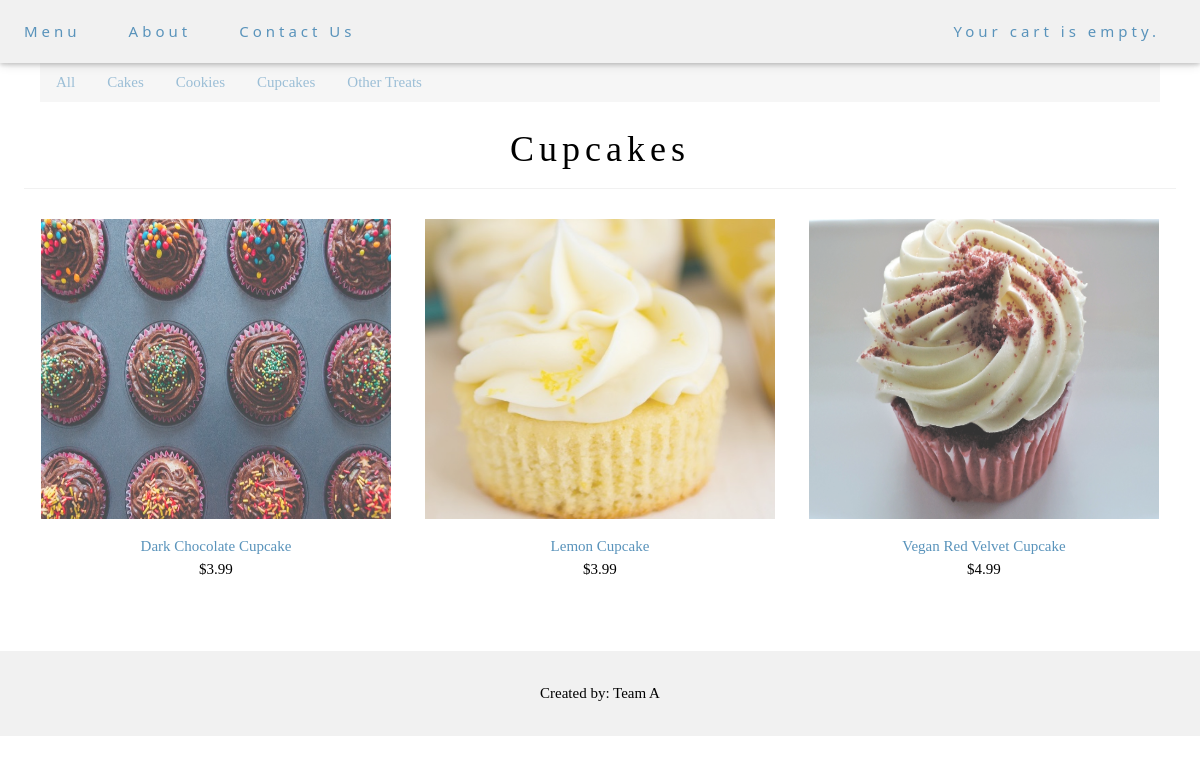
Page /cupcakes/ on the committed database.
### shop/models.py (models this page shows, shortened)
class Category(models.Model):
    name = models.CharField(max_length=200,
                            db_index=True)
    slug = models.SlugField(max_length=200,
                            db_index=True,
                            unique=True)
    class Meta:
        ordering = ('name',)
        verbose_name = 'category'
        verbose_name_plural = 'categories'
    def get_absolute_url(self):
        return reverse('shop:product_list_by_category',
                       args=[self.slug])

class Product(models.Model):
    category = models.ForeignKey(Category,
                                 related_name='products')
    name = models.CharField(max_length=200, db_index=True)
    slug = models.SlugField(max_length=200, db_index=True)
    image = models.ImageField(upload_to='products/%Y/%m/%d',
                              blank=True)
    description = models.TextField(blank=True)
    price = models.DecimalField(max_digits=10, decimal_places=2)
    stock = models.PositiveIntegerField(validators=[MinValueValidator(0)])
    available = models.BooleanField(default=True)
    created = models.DateTimeField(auto_now_add=True)
    updated = models.DateTimeField(auto_now=True)
    class Meta:
        ordering = ('name',)
        index_together = (('id', 'slug'),)
    def get_absolute_url(self):
        return reverse('shop:product_detail',
                       args=[self.id, self.slug])

### shop/views.py (the view)
def product_list(request, category_slug=None):
    category = None
    categories = Category.objects.all()
    products = Product.objects.filter(available=True)
    if category_slug:
        category = get_object_or_404(Category, slug=category_slug)
        products = products.filter(category=category)
    return render(request,
                  'shop/product/list.html',
                  {'category': category,
                   'categories': categories,
                   'products': products})

### cart/cart.py (called while the page is built)
    def __len__(self):
        return sum(item['quantity'] for item in self.cart.values())

### cart/context_processors.py (called while the page is built)
def cart(request):
    return {'cart': Cart(request)}

### shop/templates/shop/product/list.html (shortened to what this page needs)
{% extends "shop/base.html" %}
{% load static %}
{% block content %}
<div class="w3-content w3-padding" style="max-width:1564px; margin-top:55px">
    <ul class="w3-navbar w3-light-grey w3-black w3-opacity w3-hover-opacity-off" id="myNavbar">
      <li {% if not category %}class="selected"{% endif %}>
        <a href="{% url "shop:product_list" %}">All</a>
      </li>
      {% for c in categories %}
        <li {% if category.slug == c.slug %}class="selected"{% endif %}>
          <a href="{{ c.get_absolute_url }}">{{ c.name }}</a>
        </li>
      {% endfor %}
    </ul>
</div>
 <h1 class="w3-border-bottom w3-border-light-grey w3-padding-12" style="max-width:1564px; margin-top:0px; margin-bottom:30px;">{% if category %}{{ category.name }}{% else %}Products{% endif %}</h1>
    {% for product in products %}
        <div class="w3-col l4 m6 w3-margin-bottom">
            <div class="w3-display-container">
                <a href="{{ product.get_absolute_url }}">
                    <img src="{% if product.image %}{{ product.image.url }}{% else %}{% static "img/no_image.png" %}{% endif %}" width="350" height="300" style="opacity:0.8">
                </a>
            </div>
                <p>
                <a href="{{ product.get_absolute_url }}">{{ product.name }}</a><br>
                ${{ product.price }}
                </p>
        </div>
        {% endfor %}
        {% endblock %}

### shop/static/css/w3.css (style rules this page uses)
*,*:before,*:after { box-sizing:inherit }
html { -ms-text-size-adjust:100%;-webkit-text-size-adjust:100% }
body { margin:0 }
a { background-color:transparent;-webkit-text-decoration-skip:objects }
img { border-style:none }
html,body { font-family:Verdana,sans-serif;font-size:15px;line-height:1.5 }
html { overflow-x:hidden }
h1,h2,h3,h4,h5,h6,.w3-slim,.w3-wide { font-family:"Segoe UI",Arial,sans-serif }
h1 { font-size:36px }
h1,h2,h3,h4,h5,h6 { font-weight:400;margin:10px 0 }
img { margin-bottom:-5px }
a { color:inherit }
.w3-tooltip,.w3-display-container { position:relative }
.w3-navbar { list-style-type:none;margin:0;padding:0;overflow:hidden }
.w3-navbar li { float:left }
.w3-navbar li a,.w3-navitem { display:block;padding:8px 16px }
.w3-navbar a,.w3-topnav a,.w3-sidenav a,.w3-dropdown-content a,.w3-accordion-content a,.w3-dropnav a { text-decoration:none!important }
.w3-btn,.w3-btn-floating,.w3-dropnav a,.w3-btn-floating-large,.w3-btn-block,.w3-hover-shadow,.w3-hover-opacity,.w3-hover-opacity-off,.w3-hover-sepia,.w3-hover-grayscale,.w3-hover-greyscale, .w3-navbar a,.w3-sidenav a,.w3-pagination li a,.w3-hoverable tbody tr,.w3-hoverable li,.w3-accordion-content a,.w3-dropdown-content a,.w3-dropdown-click:hover,.w3-dropdown-hover:hover,.w3-opennav,.w3-closenav,.w3-closebtn, .w3-hover-amber,.w3-hover-aqua,.w3-hover-blue,.w3-hover-light-blue,.w3-hover-brown,.w3-hover-cyan,.w3-hover-blue-grey,.w3-hover-green,.w3-hover-light-green,.w3-hover-indigo,.w3-hover-khaki,.w3-hover-lime,.w3-hover-orange,.w3-hover-deep-orange,.w3-hover-pink, .w3-hover-purple,.w3-hover-deep-purple,.w3-hover-red,.w3-hover-sand,.w3-hover-teal,.w3-hover-yellow,.w3-hover-white,.w3-hover-black,.w3-hover-grey,.w3-hover-light-grey,.w3-hover-dark-grey,.w3-hover-text-amber,.w3-hover-text-aqua,.w3-hover-text-blue,.w3-hover-text-light-blue, .w3-hover-text-brown,.w3-hover-text-cyan,.w3-hover-text-blue-grey,.w3-hover-text-green,.w3-hover-text-light-green,.w3-hover-text-indigo,.w3-hover-text-khaki,.w3-hover-text-lime,.w3-hover-text-orange,.w3-hover-text-deep-orange,.w3-hover-text-pink,.w3-hover-text-purple, .w3-hover-text-deep-purple,.w3-hover-text-red,.w3-hover-text-sand,.w3-hover-text-teal,.w3-hover-text-yellow,.w3-hover-text-white,.w3-hover-text-black,.w3-hover-text-grey,.w3-hover-text-light-grey,.w3-hover-text-dark-grey { -webkit-transition:background-color .3s,color .15s,box-shadow .3s,opacity 0.3s,filter 0.3s;transition:background-color .3s,color .15s,box-shadow .3s,opacity 0.3s,filter 0.3s }
.w3-col,.w3-half,.w3-third,.w3-twothird,.w3-threequarter,.w3-quarter { float:left;width:100% }
@media only screen and (min-width:601px) { .w3-col.m6,.w3-half { width:49.99999% } }
@media only screen and (min-width:993px) { .w3-col.l4,.w3-third { width:33.33333% } }
.w3-content { max-width:980px;margin:auto }
.w3-border-bottom { border-bottom:1px solid #ccc!important }
.w3-margin-bottom { margin-bottom:16px!important }
.w3-padding-medium,.w3-padding,.w3-form { padding:8px 16px!important }
.w3-padding-12 { padding-top:12px!important;padding-bottom:12px!important }
.w3-row-padding,.w3-row-padding>.w3-half,.w3-row-padding>.w3-third,.w3-row-padding>.w3-twothird,.w3-row-padding>.w3-threequarter,.w3-row-padding>.w3-quarter,.w3-row-padding>.w3-col { padding:0 8px }
.w3-opacity,.w3-hover-opacity:hover { opacity:0.60;filter:alpha(opacity=60);-webkit-backface-visibility:hidden }
.w3-black,.w3-hover-black:hover { color:#fff!important;background-color:#000!important }
.w3-light-grey,.w3-hover-light-grey:hover,.w3-light-gray,.w3-hover-light-gray:hover { color:#000!important;background-color:#f1f1f1!important }
.w3-border-light-grey,.w3-hover-border-light-grey:hover,.w3-border-light-gray,.w3-hover-border-light-gray:hover { border-color:#f1f1f1!important }

### shop/static/css/base.css (style rules this page uses)
body { margin:0; padding:0; font-family:Palatino, serif; }
h1, h2, h3, h4, h5 , h6 { font-family: 'Palatino', serif; font-weight:normal; }
a { text-decoration:none; color:#5993bb; }
.w3-opacity { opacity:0.60;filter:alpha(opacity=60);-webkit-backface-visibility:hidden }

### shop/templates/shop/base.html (style rules this page uses)
body { font-family: "Times New Roman", Georgia, Serif; }
h1,h2,h3,h4,h5,h6 { font-family: "Playfair Display"; letter-spacing: 5px; }

### rows in the picture
Category: name "Cakes"
Category: name "Cookies"
Category: name "Cupcakes"
Category: name "Other Treats"
Product: image (picture), name "Dark Chocolate Cupcake", price "3.99"
Product: image (picture), name "Lemon Cupcake", price "3.99"
Product: image (picture), name "Vegan Red Velvet Cupcake", price "4.99"
